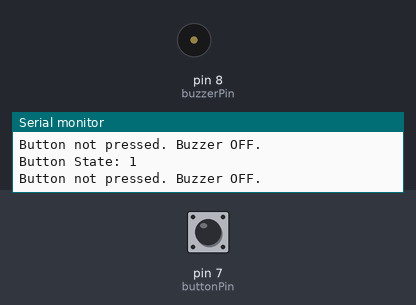
Bench run of a sketch on a simulated Arduino Uno, built with avr-gcc and run on an emulated ATmega328P. Shown: buzzer (waves = sounding, pin HIGH), the last lines printed to the serial monitor. Inputs (shaded band) come from the test bench; at power-on: pin 7 (buttonPin) HIGH.

Above: at 1.2 s.
1.3 s: pin 7 (buttonPin) pulled LOW for 0.15 s
At 1.4 s:
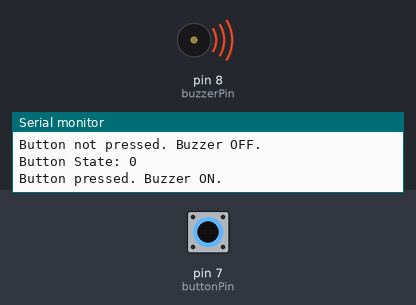
3.0 s: pin 7 (buttonPin) pulled LOW for 3.2 s
At 7.5 s:
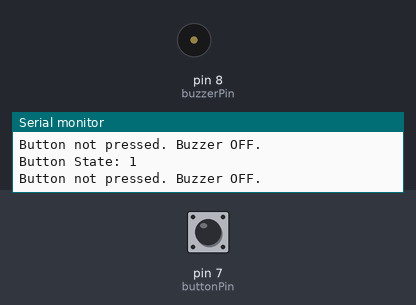
Timing chart, 0 to 9.0 s (numbered marks = the images above; inputs shaded):
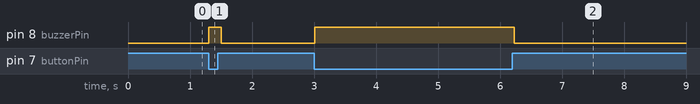

The sketch:

KSK-4-PIKSIGANESHA-BUTTON-BUZZER.ino
```cpp
const int buzzerPin = 8;    // Pin connected to the buzzer
const int buttonPin = 7;    // Pin connected to the button

void setup() {
  Serial.begin(9600);       // Initialize serial communication at 9600 baud rate
  pinMode(buzzerPin, OUTPUT);  // Set buzzer pin as output
  pinMode(buttonPin, INPUT_PULLUP);  // Set button pin as input with internal pull-up resistor
}

void loop() {
  int buttonState = digitalRead(buttonPin);  // Read the button state

  // Print the button state to the Serial Monitor
  Serial.print("Button State: ");
  Serial.println(buttonState);

  // Check the button state
  if (buttonState == LOW) {
    digitalWrite(buzzerPin, HIGH);  // Turn on the buzzer
    Serial.println("Button pressed. Buzzer ON.");
  } else {
    digitalWrite(buzzerPin, LOW);   // Turn off the buzzer
    Serial.println("Button not pressed. Buzzer OFF.");
  }

  delay(100);  // Short delay to debounce the button
}
```

Measured:
- after the input at 1.3 s, pin 8 (buzzerPin): LOW → HIGH at once, → LOW 0.20 s later
- after the input at 3.0 s, pin 8 (buzzerPin): LOW → HIGH at once, → LOW 3.2 s later
